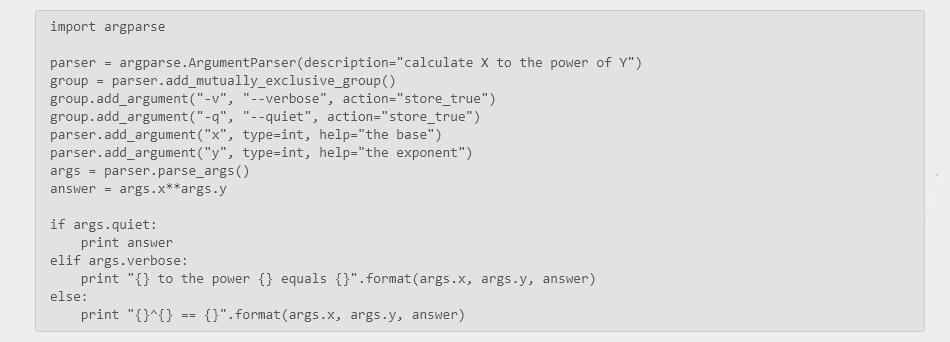
#> input picture argparse-用法.jpg, 950 x 342 px
$ python Pic2Char.py --image 'argparse-用法.jpg'
#> lines starting #> are read from the running program, lines starting #| are printed output that depends on the picture
'''
图片转字符画
'''

from PIL import Image
import os
#命令行解析器  https://blog.ixxoo.me/argparse.html
import argparse

parse = argparse.ArgumentParser()
#image参数属于定位参数，也就是必须要填写的
parse.add_argument("--image",help = "指定一个图片路径",type=str,default='./nash.jpg')
#可选参数
parse.add_argument("--width",default=64,type=int,help="图片宽度")
parse.add_argument("--height",type=int,default=64,help="图片高度")
parse.add_argument("-o",'--output',type=str,help="输出结果存放路径")
args = parse.parse_args()

imagePath = args.image
width = args.width
height = args.height
outPath = args.output

ascii_char = list(r'$@B%8&WM#*oahkbdpqwmZO0QLCJUYXzcvunxrjft/\|()1{}[]?-_+~<>i!lI;:,"^`\'. ')


#rgb转灰度值,并对应到一个字符
def RGB2Gray(r,g,b,alpha=256):
    if alpha == 0:
        return  ' '
    #一个字符对应257中多少值
    length = len(ascii_char)
    unit = (256.0 + 1) / length
    gray = 0.2126 * r + 0.7152 * g + 0.0722 * b

    return ascii_char[int(gray/unit)]

if __name__ == "__main__":
    if os.path.exists(imagePath) == False:
        print("图片文件不存在")
    else:
        im = Image.open(imagePath)
#> im is the input picture: PIL image 950x342 RGB; min 39, max 255, mean 223.3
        im = im.resize((width, height), Image.NEAREST)
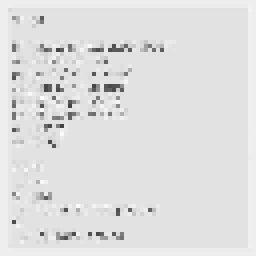
#> im: PIL image 64x64 RGB (shown 4 times larger); min 66, max 254, mean 223.3

        txt = ''
        #图片像素点转成字符文本
        for i in range(height):
            for j in range(width):
                txt += RGB2Gray(*im.getpixel((j,i)))

            txt += '\n'

    if outPath is None:
        with open('output.txt','w',encoding='utf8') as f:
            f.write(txt)
    else:
        with open(outPath,'w',encoding='utf8') as f:
            f.write(txt)
